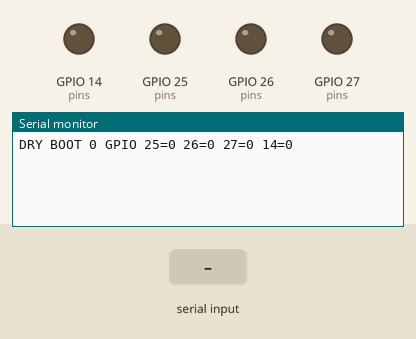
Recording of a sketch running on a simulated ESP32. On the bench: output pins drawn as LEDs (lit = HIGH), the last lines printed to the serial monitor. Inputs (shaded band) come from the test bench.

Above: at 1.2 s.
1.3 s: "HELLO DRY1\n" received over Serial
At 2.0 s:
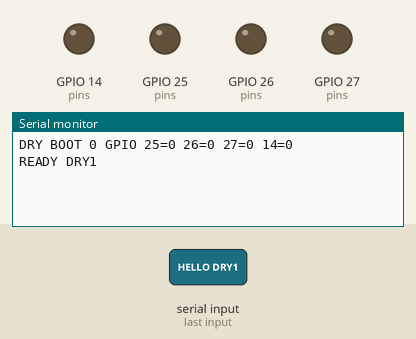
2.8 s: "STOP\n" received over Serial
At 3.1 s:
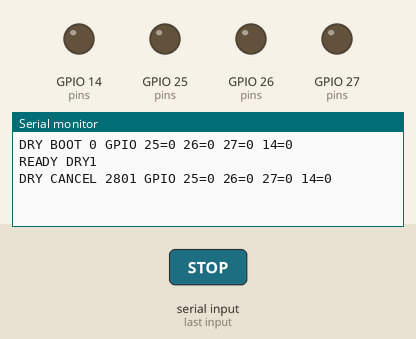
4.3 s: "ARM DRY1\n" received over Serial
At 5.5 s:
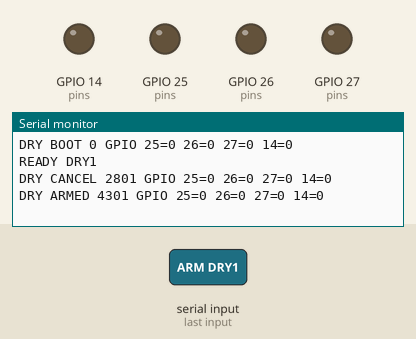

The sketch:

motor_sequence_dry.ino
```cpp
#include <Arduino.h>
#include <driver/gpio.h>
#include <math.h>
#include <stdio.h>
#include <string.h>

constexpr gpio_num_t pins[] = {GPIO_NUM_25, GPIO_NUM_26, GPIO_NUM_27, GPIO_NUM_14};
constexpr uint32_t motionMs = 1000;
constexpr uint32_t pauseMs = 250;
constexpr uint32_t armMs = 2000;
constexpr uint32_t linkMs = 500;
enum class Phase { Idle, Armed, Forward, Pause, Reverse };
Phase phase = Phase::Idle;
uint32_t since = 0, heartbeat = 0;
bool gpioReady = false;
char line[96];
size_t length = 0;
bool overflow = false;

void transition(Phase next, const char* label, uint32_t now) {
  phase = next;
  since = now;
  Serial.printf("DRY %s %lu GPIO", label, static_cast<unsigned long>(now));
  for (gpio_num_t pin : pins) Serial.printf(" %d=%d", static_cast<int>(pin), gpio_get_level(pin));
  Serial.println();
}

void service(uint32_t now) {
  if (phase == Phase::Idle) return;
  if (phase == Phase::Armed) {
    if (now - since >= armMs) transition(Phase::Idle, "ARM_EXPIRED", now);
    return;
  }
  if (now - heartbeat >= linkMs) transition(Phase::Idle, "LINK_LOST", now);
  else if (phase == Phase::Forward && now - since >= motionMs) transition(Phase::Pause, "PAUSE", now);
  else if (phase == Phase::Pause && now - since >= pauseMs) transition(Phase::Reverse, "REVERSE", now);
  else if (phase == Phase::Reverse && now - since >= motionMs) transition(Phase::Idle, "STOP", now);
}

void handleLine(uint32_t now) {
  line[length] = '\0';
  if (strcmp(line, "HELLO DRY1") == 0) {
    Serial.println(gpioReady ? "READY DRY1" : "ERR GPIO");
  } else if (strcmp(line, "STOP") == 0) {
    transition(Phase::Idle, "CANCEL", now);
  } else if (strcmp(line, "KEEP") == 0) {
    if (phase == Phase::Forward || phase == Phase::Pause || phase == Phase::Reverse) heartbeat = now;
  } else if (strcmp(line, "ARM DRY1") == 0) {
    if (gpioReady && phase == Phase::Idle) transition(Phase::Armed, "ARMED", now);
    else Serial.println("ERR STATE");
  } else {
    unsigned long id;
    float x, y, z;
    char extra;
    if (sscanf(line, "XYZ1 %lu %f %f %f %c", &id, &x, &y, &z, &extra) != 4 ||
        id == 0 || !isfinite(x) || !isfinite(y) || !isfinite(z) || z <= 0) {
      Serial.println("ERR FORMAT");
    } else if (phase != Phase::Armed) {
      Serial.println("ERR NOT_ARMED");
    } else {
      Serial.printf("ECHO %lu %.6f %.6f %.6f\n", id, x, y, z);
      heartbeat = now;
      transition(Phase::Forward, "FORWARD", now);
    }
  }
}

void setup() {
  Serial.begin(115200);
  gpio_config_t config{};
  for (gpio_num_t pin : pins) {
    gpio_set_level(pin, 0);
    config.pin_bit_mask |= 1ULL << pin;
  }
  config.mode = GPIO_MODE_INPUT_OUTPUT;
  config.pull_down_en = GPIO_PULLDOWN_ENABLE;
  gpioReady = gpio_config(&config) == ESP_OK;
  transition(Phase::Idle, "BOOT", millis());
}

void loop() {
  service(millis());
  for (int count = 0; count < 64 && Serial.available(); ++count) {
    int byte = Serial.read();
    if (byte == '\n') {
      if (overflow) Serial.println("ERR LENGTH");
      else handleLine(millis());
      length = 0;
      overflow = false;
    } else if (byte != '\r') {
      if (length < sizeof(line) - 1) line[length++] = static_cast<char>(byte);
      else overflow = true;
    }
  }
  delay(1);
}
```

Measured:
- after the input at 1.3 s, the serial monitor: prints a new line at once (image 1)
- after the input at 2.8 s, the serial monitor: prints a new line at once (image 2)
- after the input at 4.3 s, the serial monitor: prints a new line at once (image 3)
